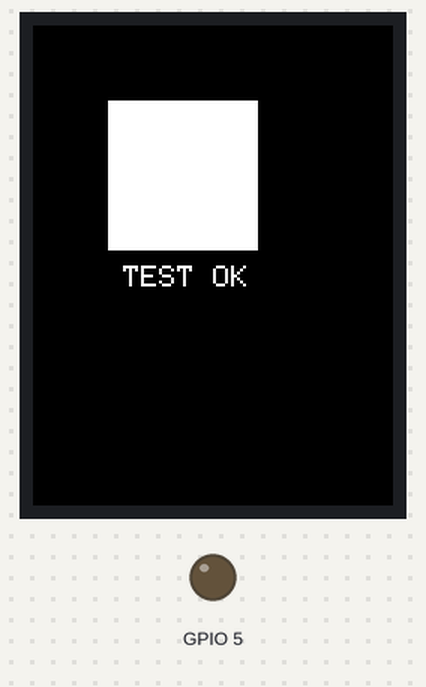
A sketch run on a simulated ESP32. Parts: 240×320 colour display, output pins drawn as LEDs (lit = HIGH). What the sketch prints to the serial monitor is not drawn.

Above: at 4.5 s.
At 6.5 s:
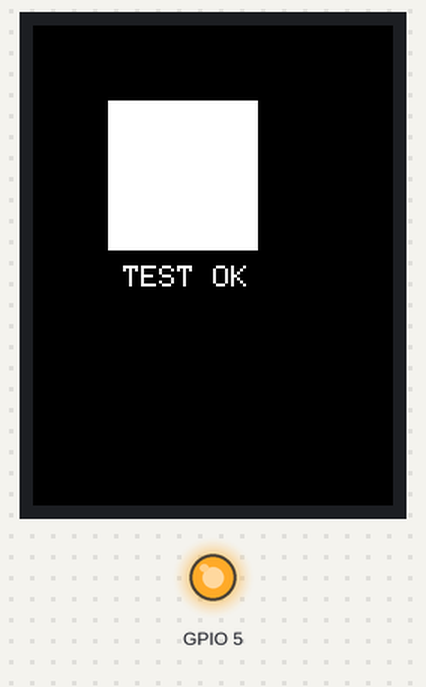
Timing chart, 0 to 40.0 s (numbered marks = the images above):
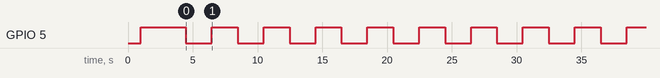

The sketch:

test_tft_only.ino
```cpp
// ============================================
// TFT_eSPI 最小测试 - 确认屏幕能点亮
// ============================================
#include <TFT_eSPI.h>

TFT_eSPI tft = TFT_eSPI();

void setup() {
  Serial.begin(115200);
  delay(1000);
  Serial.println("TFT_eSPI Test Start");

  // 手动控制背光
  pinMode(5, OUTPUT);
  digitalWrite(5, HIGH);
  Serial.println("Backlight ON");

  // 初始化TFT
  tft.init();
  Serial.println("TFT init done");

  tft.setRotation(0);
  Serial.println("Rotation set");

  // 填充屏幕
  tft.fillScreen(TFT_RED);
  Serial.println("Screen RED");
  delay(1000);

  tft.fillScreen(TFT_GREEN);
  Serial.println("Screen GREEN");
  delay(1000);

  tft.fillScreen(TFT_BLUE);
  Serial.println("Screen BLUE");
  delay(1000);

  tft.fillScreen(TFT_BLACK);
  Serial.println("Screen BLACK");

  // 画一个大方块
  tft.fillRect(50, 50, 100, 100, TFT_WHITE);
  Serial.println("White rect drawn");

  // 显示文字
  tft.setTextColor(TFT_WHITE, TFT_BLACK);
  tft.setTextSize(2);
  tft.setCursor(60, 160);
  tft.println("TEST OK");
  Serial.println("Text done");
}

void loop() {
  // 闪烁背光测试
  static unsigned long lastToggle = 0;
  static bool blState = true;

  if (millis() - lastToggle > 2000) {
    lastToggle = millis();
    blState = !blState;
    digitalWrite(5, blState ? HIGH : LOW);
    Serial.println(blState ? "BL ON" : "BL OFF");
  }
}
```

Measured:
- by itself, GPIO 5: alternates HIGH for 2.0 s and LOW for 2.0 s
